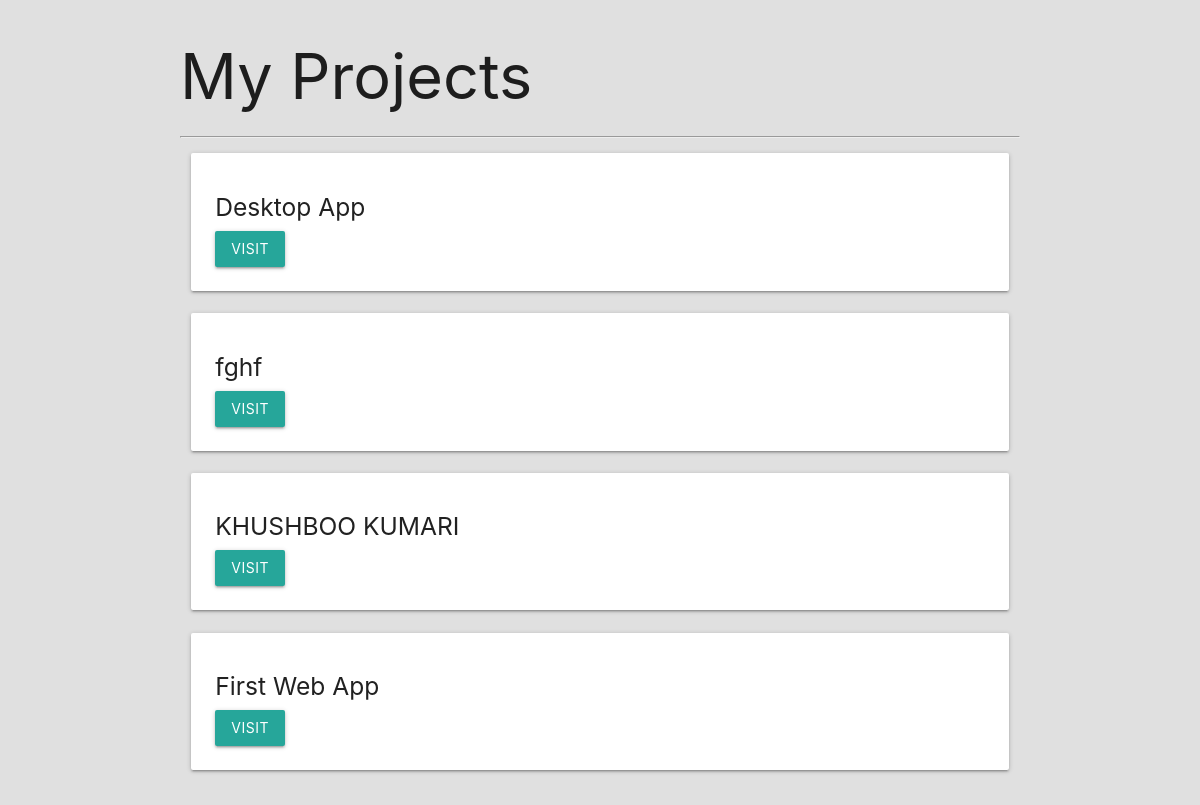
Before: / with the older database file.
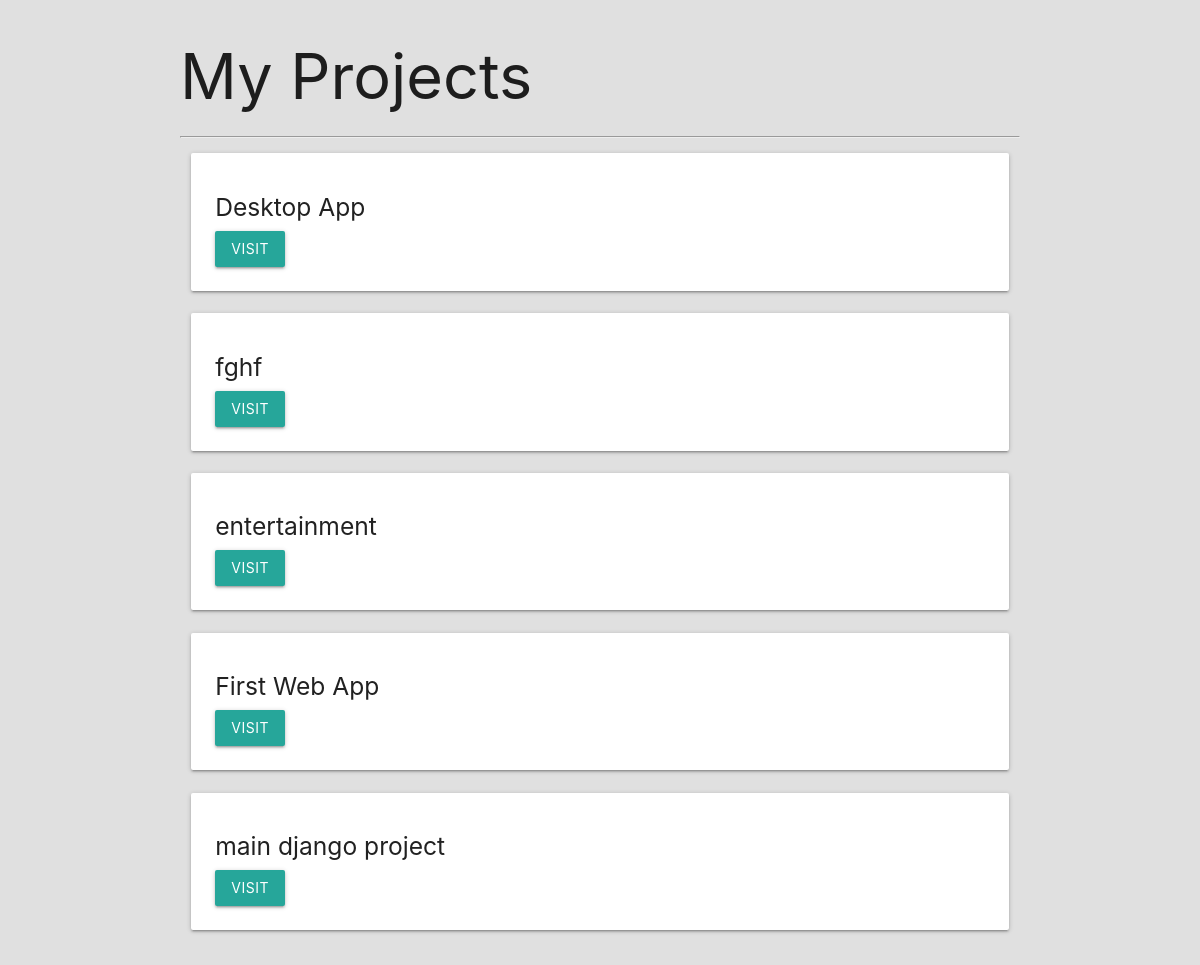
After: the same page with the newer database file.
### budget/models.py (models this page shows, shortened)
class Project(models.Model):
    name=models.CharField(max_length=100)
    slug=models.SlugField(max_length=100,unique=True,blank=True)
    budget=models.IntegerField()

### budget/views.py (the view)
# urls.py: path('',views.project_list,name='list'),
def project_list(request):
    project_list=Project.objects.all()
    return render(request,'budget/project-list.html',{'project_list':project_list})

### budget/templates/budget/project-list.html (shortened to what this page needs)
{% extends 'budget/base.html' %}
{% block content %}
<div class="container">
  <h1>My Projects</h1>
  <hr>
  <div class="row">
    {% for project in project_list %}
    <div class="col s12 13">
      <div class="card-panel">
        <h5>{{ project.name }}</h5>
        <a href="{% url 'detail' project.slug %}" class="btn">Visit</a>
        </div>
        </div>
        {% endfor %}
</div>
  </div>
{% endblock %}

Changed rows visible on the page:
removed Project: name "KHUSHBOO KUMARI"
added Project: name "entertainment"
added Project: name "main django project"
